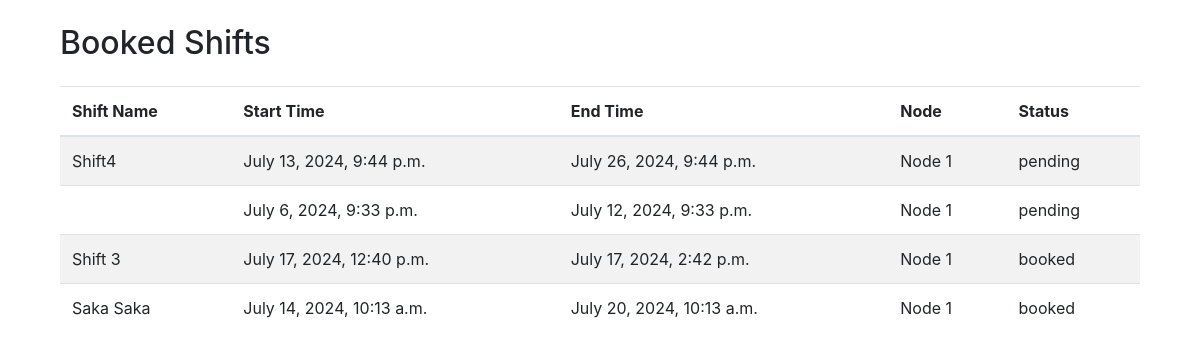
The page /booking/booking/booked_shifts/ on the database as committed earlier.
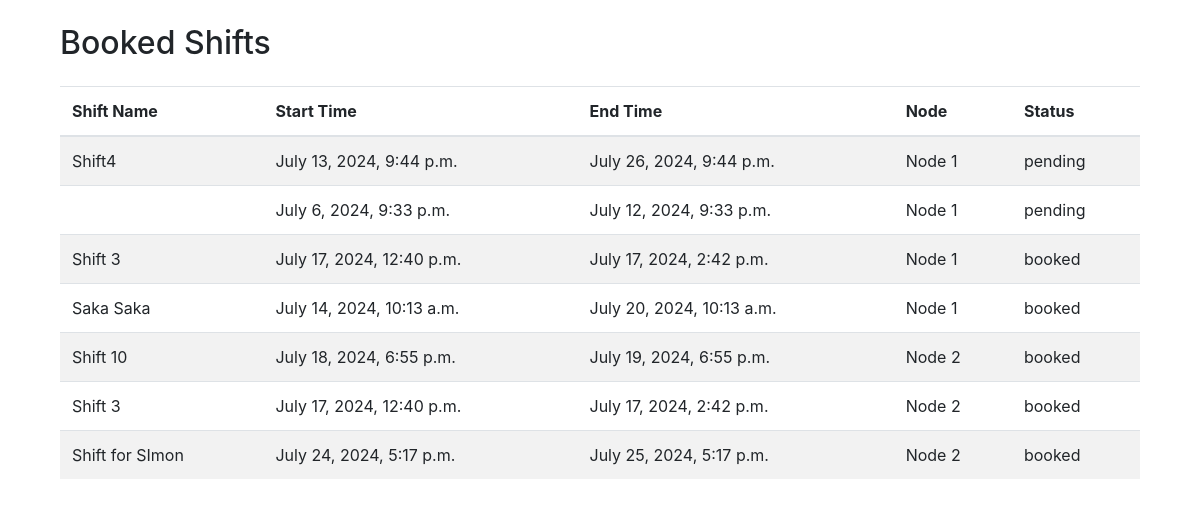
The same page on the database as committed later.
### booking/models.py (models this page shows, shortened)
class Booking(models.Model):
    shift = models.ForeignKey(Shift, on_delete=models.CASCADE)
    node = models.ForeignKey(Node, on_delete=models.CASCADE)
    status = models.CharField(max_length=50, choices=[('pending', 'Pending'), ('accepted', 'Accepted'), ('rejected', 'Rejected')])
    created_at = models.DateTimeField(auto_now_add=True)

class Shift(models.Model):
    shift_name = models.CharField(max_length=100)
    start_time = models.DateTimeField()
    end_time = models.DateTimeField()
    created_at = models.DateTimeField(auto_now_add=True)
    booked = models.BooleanField(default=False)

class Node(models.Model):
    node_name = models.CharField(max_length=100)
    location = models.CharField(max_length=100)

### booking/views.py (the view)
# urls.py: path('booking/booked_shifts/', views.booked_shifts, name='booked_shifts'),
def booked_shifts(request):
    bookings = Booking.objects.all()
    return render(request, 'booked_shifts.html', {'bookings': bookings})

### booking/templates/booked_shifts.html (shortened to what this page needs)
{% extends 'base.html' %}
{% load static %}
{% block content %}
<div class="container">
    <h2 class="mt-4">Booked Shifts</h2>
    <table class="table table-striped mt-4">
        <thead>
            <tr>
                <th>Shift Name</th>
                <th>Start Time</th>
                <th>End Time</th>
                <th>Node</th>
                <th>Status</th>
            </tr>
        </thead>
        <tbody>
            {% for booking in bookings %}
                <tr>
                    <td>{{ booking.shift.shift_name }}</td>
                    <td>{{ booking.shift.start_time }}</td>
                    <td>{{ booking.shift.end_time }}</td>
                    <td>{{ booking.node.node_name }}</td>
                    <td>{{ booking.status }}</td>
                </tr>
            {% endfor %}
        </tbody>
    </table>
</div>
{% endblock %}

Rows that differ between the two databases and show on the page:
added Booking: shift.shift_name "Shift 10", shift.start_time "July 18, 2024, 6:55 p.m.", shift.end_time "July 19, 2024, 6:55 p.m.", node.node_name "Node 2", status "booked"
added Booking: shift.shift_name "Shift 3", shift.start_time "July 17, 2024, 12:40 p.m.", shift.end_time "July 17, 2024, 2:42 p.m.", node.node_name "Node 2", status "booked"
added Booking: shift.shift_name "Shift for SImon", shift.start_time "July 24, 2024, 5:17 p.m.", shift.end_time "July 25, 2024, 5:17 p.m.", node.node_name "Node 2", status "booked"
